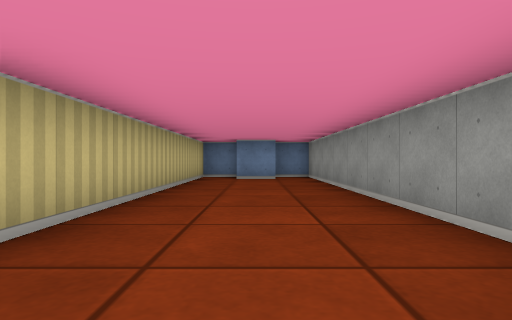
[1] (above)

12 first-person views from a walk through a cub3D level. The camera is about half as high as the walls, looks level and sees 75° across. The floor is counted in squares. Each view is taken from the middle of a square. On the plan, view 1 faces up. The plan holds only what a view shows up to about 9 squares ahead; the rest is blank.

[2]
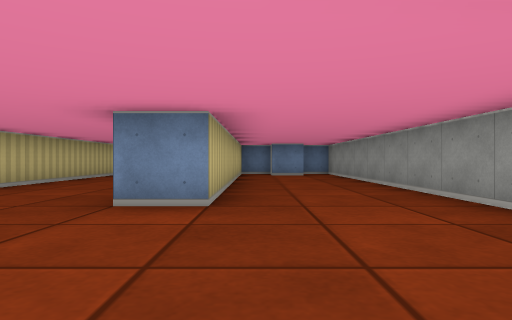

[3]
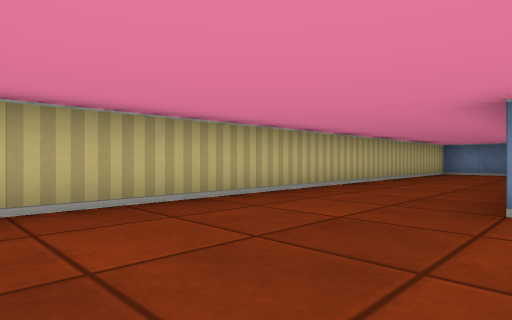

[4]
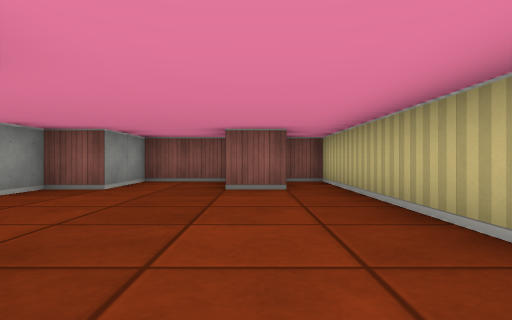

[5]
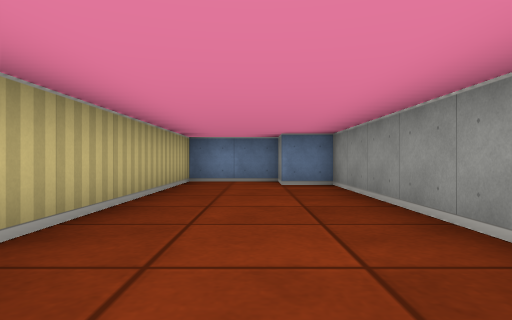

[6]
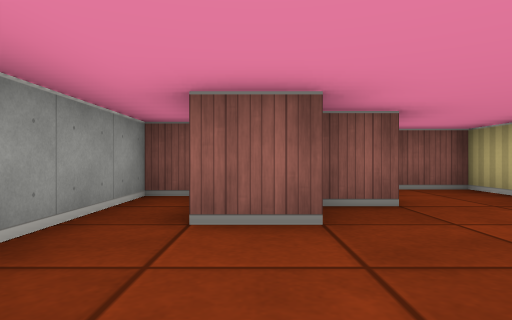

[7]
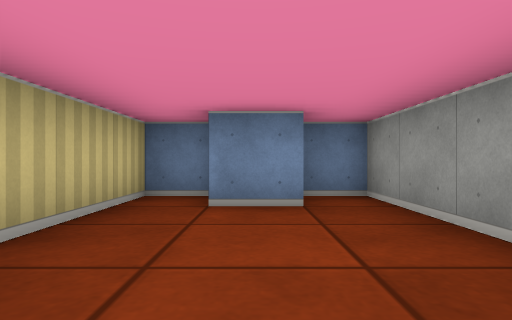

[8]
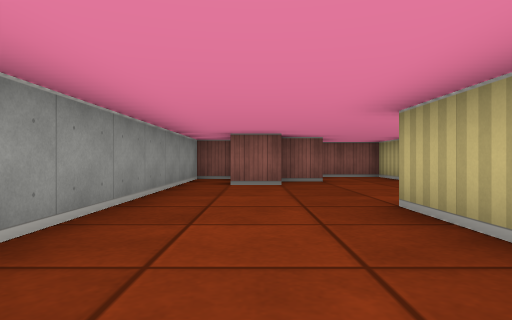

[9]
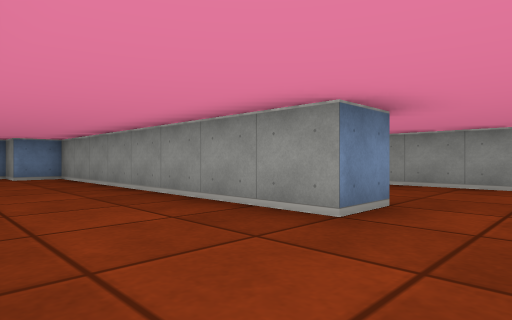

[10]
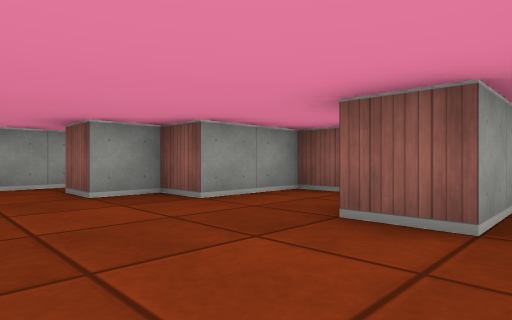

[11]
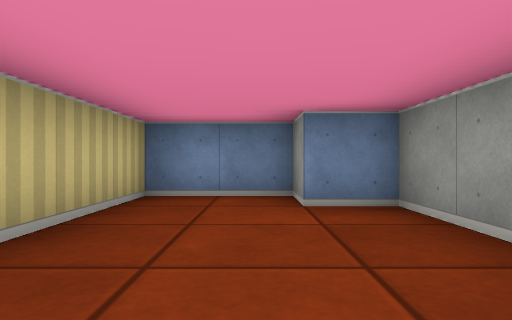

[12]
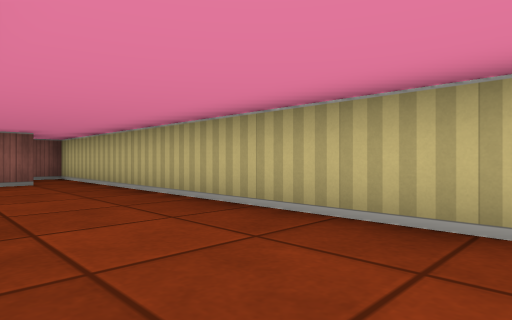

### Floor plan
Points are (right, up) in squares from view 1. A wall is a line through its corners. A room is listed if a view was taken in it or the views show most of it. See-through windows are left out.
Room 1 (views 1, 2, 3, 4, 5, 6, 7, 8, 9, 10, 11, 12)
walls: (-3.5, -3.1) (-3.5, -4.5) (-1.5, -4.5) (-1.5, -2.5) (-0.5, -2.5) (-0.5, -1.5) (0.5, -1.5); (0.5, 8.5) (-0.5, 8.5); (-0.6, 9.5) (-1.5, 9.5) (-1.5, 1.5) (-2.5, 1.5) (-2.5, 9.5) (-3.5, 9.5) (-3.5, 10.5) (-5.5, 10.5) (-5.5, -4.5) (-4.6, -4.5); (-4.5, -3.9) (-4.5, -2.5) (-3.5, -2.5); (0.6, -3.5) (1.5, -3.5) (1.5, 9.5) (0.6, 9.5)

Where each view was taken, in squares from view 1:
view 1: 0 up, 0 right, facing up
view 2: 2 down, 1 left, facing up
view 3: 2 down, 2 left, facing up-left
view 4: 3 up, 4 left, facing down
view 5: 3 up, 4 left, facing up
view 6: 1 up, 0 right, facing down
view 7: 5 up, 0 right, facing up
view 8: 5 up, 0 right, facing down
view 9: 0 up, 5 left, facing up-right
view 10: 0 up, 5 left, facing down-right
view 11: 6 up, 4 left, facing up
view 12: 5 up, 3 left, facing down-left
